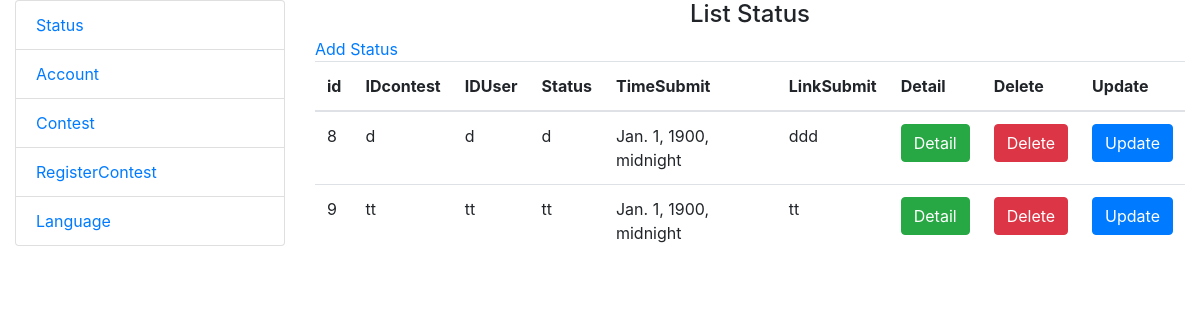
The app's page /ContestAdmin/status/, older data.
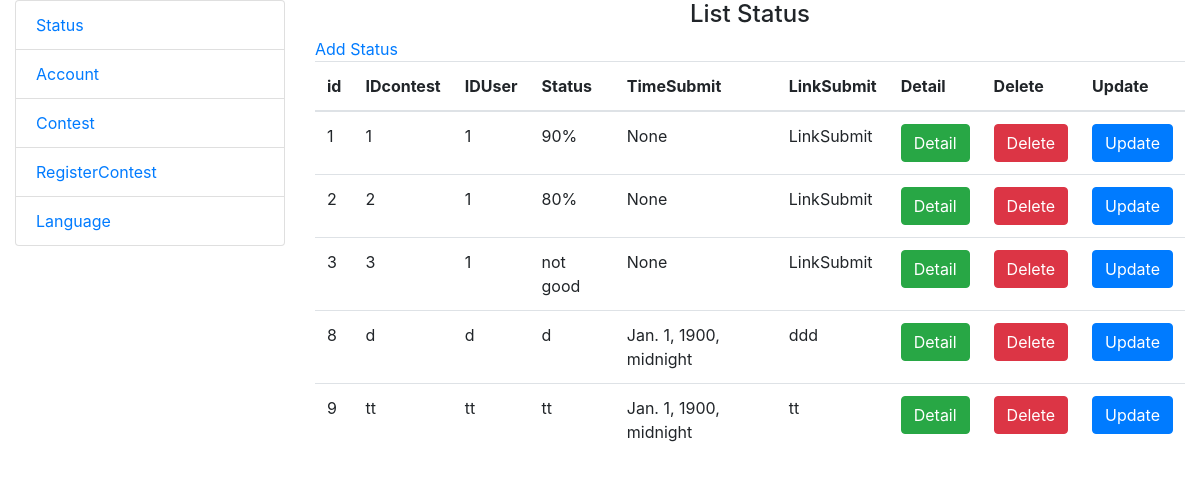
The same page, newer data.
### ContestAdmin/models.py (models this page shows, shortened)
class Status(models.Model):
    IDcontest = models.CharField(max_length=100)
    IDUser = models.CharField(max_length=100)
    Status = models.CharField(max_length=100)
    TimeSubmit = models.DateTimeField()
    LinkSubmit = models.CharField(max_length=100)

### ContestAdmin/views.py (the view)
# urls.py: path('status/',  views.listStatus, name='listStatus'),
def listStatus(request):
    lstatus = Status.objects.all()
    context = {
        'lstatus': lstatus
    }
    return render(request, 'Status/list.html', context=context)

### ContestAdmin/templates/Status/list.html (shortened to what this page needs)
{% extends 'Status/base.html' %}
{% block content %}
<h4 class="text-center">List Status</h4>
    <a href="{% url 'addStatus' %}">Add Status</a>
<table class="table">
    <thead>
        <tr>
            <th scope="col">id</th>
            <th scope="col">IDcontest</th>
            <th scope="col">IDUser</th>
            <th scope="col">Status</th>
            <th scope="col">TimeSubmit</th>
            <th scope="col">LinkSubmit</th>
            <th scope="col">Detail</th>
            <th scope="col">Delete</th>
            <th scope="col">Update</th>
        </tr>
    </thead>
    <tbody>
        {% for s in lstatus %}
        <tr>
            <td>{{s.pk}}</td>
            <td>{{s.IDcontest}}</td>
            <td>{{s.IDUser}}</td>
            <td>{{s.Status}}</td>
            <td>{{s.TimeSubmit}}</td>
            <td>{{s.LinkSubmit}}</td>
            <td><a href="{% url 'detailStatus' pk=s.pk %}" type="button" class="btn btn-success"
                    id="{{s.pk}}">Detail</a></td>
            <td><a href="{% url 'deleteStatus' pk=s.pk %}" type="button" class="btn btn-danger" id="{{s.pk}}" onclick="return confirm('Are you sure you want to delete?');">Delete</a>
            </td>
            <td><a href="{% url 'updateStatus' pk=s.pk %}" type="button" class="btn btn-primary"
                    id="{{s.pk}}">Update</a></td>
        </tr>
        {% endfor %}
    </tbody>
</table>
{% endblock content %}

Row changes from the older to the newer data that the page shows:
added Status: pk "1", IDcontest "1", IDUser "1", Status "90%", TimeSubmit "None", LinkSubmit "LinkSubmit"
added Status: pk "2", IDcontest "2", IDUser "1", Status "80%", TimeSubmit "None", LinkSubmit "LinkSubmit"
added Status: pk "3", IDcontest "3", IDUser "1", Status "not good", TimeSubmit "None", LinkSubmit "LinkSubmit"
